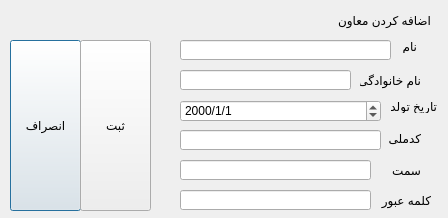
<?xml version="1.0" encoding="UTF-8"?>
<ui version="4.0">
 <class>Dialog</class>
 <widget class="QDialog" name="Dialog">
  <property name="geometry">
   <rect>
    <x>0</x>
    <y>0</y>
    <width>448</width>
    <height>218</height>
   </rect>
  </property>
  <property name="windowTitle">
   <string>Dialog</string>
  </property>
  <widget class="QPushButton" name="back">
   <property name="geometry">
    <rect>
     <x>10</x>
     <y>40</y>
     <width>71</width>
     <height>171</height>
    </rect>
   </property>
   <property name="text">
    <string>انصراف</string>
   </property>
  </widget>
  <widget class="QLabel" name="label_4">
   <property name="geometry">
    <rect>
     <x>390</x>
     <y>160</y>
     <width>31</width>
     <height>20</height>
    </rect>
   </property>
   <property name="text">
    <string>سمت</string>
   </property>
  </widget>
  <widget class="QPushButton" name="submit">
   <property name="geometry">
    <rect>
     <x>80</x>
     <y>40</y>
     <width>71</width>
     <height>171</height>
    </rect>
   </property>
   <property name="text">
    <string>ثبت</string>
   </property>
  </widget>
  <widget class="QLabel" name="label_6">
   <property name="geometry">
    <rect>
     <x>390</x>
     <y>100</y>
     <width>47</width>
     <height>13</height>
    </rect>
   </property>
   <property name="text">
    <string>تاریخ تولد</string>
   </property>
  </widget>
  <widget class="QLineEdit" name="family">
   <property name="geometry">
    <rect>
     <x>180</x>
     <y>70</y>
     <width>171</width>
     <height>20</height>
    </rect>
   </property>
   <property name="text">
    <string/>
   </property>
  </widget>
  <widget class="QLabel" name="label">
   <property name="geometry">
    <rect>
     <x>310</x>
     <y>10</y>
     <width>121</width>
     <height>20</height>
    </rect>
   </property>
   <property name="text">
    <string>اضافه کردن معاون</string>
   </property>
  </widget>
  <widget class="QLineEdit" name="name">
   <property name="geometry">
    <rect>
     <x>180</x>
     <y>40</y>
     <width>211</width>
     <height>20</height>
    </rect>
   </property>
   <property name="text">
    <string/>
   </property>
  </widget>
  <widget class="QLabel" name="label_3">
   <property name="geometry">
    <rect>
     <x>360</x>
     <y>70</y>
     <width>61</width>
     <height>20</height>
    </rect>
   </property>
   <property name="text">
    <string>نام خانوادگی</string>
   </property>
  </widget>
  <widget class="QLabel" name="label_5">
   <property name="geometry">
    <rect>
     <x>380</x>
     <y>130</y>
     <width>41</width>
     <height>16</height>
    </rect>
   </property>
   <property name="text">
    <string>کدملی</string>
   </property>
  </widget>
  <widget class="QLineEdit" name="code">
   <property name="geometry">
    <rect>
     <x>180</x>
     <y>130</y>
     <width>201</width>
     <height>20</height>
    </rect>
   </property>
   <property name="text">
    <string/>
   </property>
  </widget>
  <widget class="QLabel" name="label_2">
   <property name="geometry">
    <rect>
     <x>370</x>
     <y>40</y>
     <width>47</width>
     <height>13</height>
    </rect>
   </property>
   <property name="text">
    <string>نام</string>
   </property>
  </widget>
  <widget class="QLineEdit" name="duty">
   <property name="geometry">
    <rect>
     <x>180</x>
     <y>160</y>
     <width>191</width>
     <height>20</height>
    </rect>
   </property>
   <property name="text">
    <string/>
   </property>
  </widget>
  <widget class="QLabel" name="label_7">
   <property name="geometry">
    <rect>
     <x>370</x>
     <y>190</y>
     <width>61</width>
     <height>20</height>
    </rect>
   </property>
   <property name="text">
    <string>کلمه عبور</string>
   </property>
  </widget>
  <widget class="QDateEdit" name="date">
   <property name="geometry">
    <rect>
     <x>180</x>
     <y>100</y>
     <width>201</width>
     <height>22</height>
    </rect>
   </property>
   <property name="alignment">
    <set>Qt::AlignLeading|Qt::AlignLeft|Qt::AlignVCenter</set>
   </property>
   <property name="displayFormat">
    <string>yyyy/M/d</string>
   </property>
  </widget>
  <widget class="QLineEdit" name="password">
   <property name="geometry">
    <rect>
     <x>180</x>
     <y>190</y>
     <width>191</width>
     <height>20</height>
    </rect>
   </property>
   <property name="text">
    <string/>
   </property>
  </widget>
 </widget>
 <resources/>
 <connections/>
</ui>
